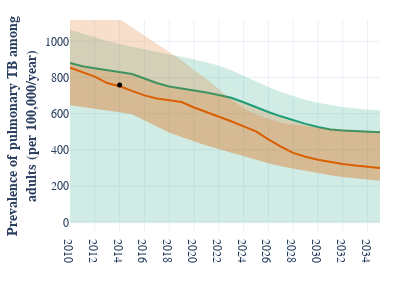

Notebook code for this chart:
### Code cell
from tb_incubator.plotting import overlay_plots

epi_plots = {}
indicators = ['notification', 'adults_prevalence_pulmonary', 'incidence', 'mortality']

for file in file_suffixes:
    epi_plots[file] = {}  
    for indicator in indicators:
        epi_plots[file][indicator] = plot_output_ranges(
            quantile_outputs[file], targets, 
            [f'{indicator}'], 1, 2010, 2035, 2013, show_legend=False, show_title=False, show_target_data=False
        )
        
notif_none = epi_plots[f'no_extensions_{file_id}']['adults_prevalence_pulmonary']
notif_none_xpert = epi_plots[f'no_cdr_{file_id}']['adults_prevalence_pulmonary']
notif_notif = epi_plots[f'cdr_notif_noxpert_{file_id}']['adults_prevalence_pulmonary']
notif_notif_xpert = epi_plots[f'cdr_notif_{file_id}']['adults_prevalence_pulmonary']
notif_detect = epi_plots[f'cdr_detect_noxpert_{file_id}']['adults_prevalence_pulmonary']
notif_detect_xpert = epi_plots[f'cdr_detect_{file_id}']['adults_prevalence_pulmonary']

fig1 = overlay_plots([notif_none, notif_none_xpert], colors=None, title=None, yaxis_title=None, update_layout=False, show_legend=True, 
              plot_names=["Without Xpert improvement", "With Xpert improvement"],
              legend_position="bottom-right")

fig2 = overlay_plots([notif_notif, notif_notif_xpert], colors=None, title=None, yaxis_title=None, update_layout=False, show_legend=False, 
              plot_names=["Without Xpert improvement", "With Xpert improvement"],
              legend_position="bottom-right")

fig3 = overlay_plots([notif_detect, notif_detect_xpert], colors=None, title=None, yaxis_title=None, update_layout=False, show_legend=False, 
              plot_names=["Without Xpert improvement", "With Xpert improvement"],
              legend_position="bottom-right")

fig1.add_trace(
    go.Scatter(
        x=targets['adults_prevalence_pulmonary_target'].index,
        y=targets['adults_prevalence_pulmonary_target'].values,
        mode="markers",
        marker=dict(size=5, color='black'),
        name="Pulmonary TB prevalence in adults (2013-2014 National Prevalence Survey)",
        legendgroup="Target",
    )
)
fig2.add_trace(
    go.Scatter(
        x=targets['adults_prevalence_pulmonary_target'].index,
        y=targets['adults_prevalence_pulmonary_target'].values,
        mode="markers",
        marker=dict(size=5, color='black'),
        name="Pulmonary TB prevalence in adults (2013-2014 National Prevalence Survey)",
        legendgroup="Target",
    )
)
fig3.add_trace(
    go.Scatter(
        x=targets['adults_prevalence_pulmonary_target'].index,
        y=targets['adults_prevalence_pulmonary_target'].values,
        mode="markers",
        marker=dict(size=5, color='black'),
        name="Pulmonary TB prevalence in adults (2013-2014 National Prevalence Survey)",
        legendgroup="Target",
    )
)


#fig.write_image(image_path / f'xpert_compare.png', width=600, height=400,scale=3)

### Figure 1 — Plotly figure (JSON) as saved in the notebook; plotly's stock layout.template omitted (floating-point values rounded to 4 significant figures)
{"data": [{"fill": "tonexty", "fillcolor": "rgba(27,158,119,0.2)", "line": {"color": "rgb(27,158,119)", "width": 0}, "marker": {"color": "rgb(27,158,119)"}, "mode": "lines", "name": "0.025", "showlegend": false, "type": "scatter", "x": [2010, 2011, 2012, 2013, 2014, 2015, 2016, 2017, 2018, 2019, 2020, 2021, 2022, 2023, 2024, 2025, 2026, 2027, 2028, 2029, 2030, 2031, 2032, 2033, 2034, 2035], "xaxis": "x", "y": [692.4, 681.7, 670.6, 649.5, 620.5, 594.7, 570.3, 547.3, 527.0, 508.2, 489.8, 475.9, 460.9, 442.1, 421.5, 397.6, 376.2, 357.7, 342.1, 329.1, 318.3, 309.4, 302.0, 295.8, 290.7, 286.3], "yaxis": "y"}, {"fill": "tonexty", "fillcolor": "rgba(27,158,119,0.2)", "line": {"color": "rgb(27,158,119)", "width": 0}, "marker": {"color": "rgb(27,158,119)"}, "mode": "lines", "name": "0.25", "showlegend": false, "type": "scatter", "x": [2010, 2011, 2012, 2013, 2014, 2015, 2016, 2017, 2018, 2019, 2020, 2021, 2022, 2023, 2024, 2025, 2026, 2027, 2028, 2029, 2030, 2031, 2032, 2033, 2034, 2035], "xaxis": "x", "y": [806.4, 794.5, 773.6, 750.5, 728.5, 708.1, 688.1, 669.7, 653.7, 639.2, 614.9, 590.9, 570.8, 555.0, 537.1, 518.6, 500.8, 484.3, 469.4, 456.0, 444.3, 434.0, 423.6, 412.9, 403.5, 395.2], "yaxis": "y"}, {"fill": "tonexty", "fillcolor": "rgba(27,158,119,0.2)", "line": {"color": "rgb(27,158,119)", "width": 0}, "marker": {"color": "rgb(27,158,119)"}, "mode": "lines", "name": "0.5", "showlegend": false, "type": "scatter", "x": [2010, 2011, 2012, 2013, 2014, 2015, 2016, 2017, 2018, 2019, 2020, 2021, 2022, 2023, 2024, 2025, 2026, 2027, 2028, 2029, 2030, 2031, 2032, 2033, 2034, 2035], "xaxis": "x", "y": [880.7, 861.8, 851.3, 840.6, 830.3, 818.9, 794.4, 769.9, 750.1, 740.4, 729.2, 716.9, 703.7, 688.6, 663.2, 635.8, 609.8, 585.7, 563.7, 544.0, 526.5, 513.1, 507.9, 503.7, 500.4, 497.9], "yaxis": "y"}, {"fill": "tonexty", "fillcolor": "rgba(27,158,119,0.2)", "line": {"color": "rgb(27,158,119)", "width": 0}, "marker": {"color": "rgb(27,158,119)"}, "mode": "lines", "name": "0.75", "showlegend": false, "type": "scatter", "x": [2010, 2011, 2012, 2013, 2014, 2015, 2016, 2017, 2018, 2019, 2020, 2021, 2022, 2023, 2024, 2025, 2026, 2027, 2028, 2029, 2030, 2031, 2032, 2033, 2034, 2035], "xaxis": "x", "y": [946.3, 929.6, 913.8, 897.7, 881.8, 863.9, 845.3, 826.6, 809.0, 791.6, 775.2, 764.7, 753.1, 738.0, 720.9, 703.0, 680.1, 658.5, 638.9, 621.3, 605.9, 592.7, 584.7, 578.1, 572.5, 567.9], "yaxis": "y"}, {"fill": "tonexty", "fillcolor": "rgba(27,158,119,0.2)", "line": {"color": "rgb(27,158,119)", "width": 0}, "marker": {"color": "rgb(27,158,119)"}, "mode": "lines", "name": "0.975", "showlegend": false, "type": "scatter", "x": [2010, 2011, 2012, 2013, 2014, 2015, 2016, 2017, 2018, 2019, 2020, 2021, 2022, 2023, 2024, 2025, 2026, 2027, 2028, 2029, 2030, 2031, 2032, 2033, 2034, 2035], "xaxis": "x", "y": [1064.0, 1043.0, 1021.0, 1001.0, 984.9, 969.7, 954.5, 940.1, 927.0, 914.3, 900.5, 884.5, 865.7, 840.0, 809.8, 777.9, 747.3, 719.6, 695.5, 675.7, 660.3, 647.7, 637.6, 629.5, 623.2, 618.3], "yaxis": "y"}, {"fillcolor": "rgba(27,158,119,0.2)", "line": {"color": "rgb(27,158,119)", "width": 2}, "marker": {"color": "rgb(27,158,119)"}, "mode": "lines", "name": "Without Xpert improvement", "showlegend": true, "type": "scatter", "x": [2010, 2011, 2012, 2013, 2014, 2015, 2016, 2017, 2018, 2019, 2020, 2021, 2022, 2023, 2024, 2025, 2026, 2027, 2028, 2029, 2030, 2031, 2032, 2033, 2034, 2035], "xaxis": "x", "y": [880.7, 861.8, 851.3, 840.6, 830.3, 818.9, 794.4, 769.9, 750.1, 740.4, 729.2, 716.9, 703.7, 688.6, 663.2, 635.8, 609.8, 585.7, 563.7, 544.0, 526.5, 513.1, 507.9, 503.7, 500.4, 497.9], "yaxis": "y"}, {"fill": "tonexty", "fillcolor": "rgba(217,95,2,0.2)", "line": {"color": "rgb(217,95,2)", "width": 0}, "marker": {"color": "rgb(217,95,2)"}, "mode": "lines", "name": "0.025", "showlegend": false, "type": "scatter", "x": [2010, 2011, 2012, 2013, 2014, 2015, 2016, 2017, 2018, 2019, 2020, 2021, 2022, 2023, 2024, 2025, 2026, 2027, 2028, 2029, 2030, 2031, 2032, 2033, 2034, 2035], "xaxis": "x", "y": [646.7, 638.0, 628.2, 618.1, 608.3, 597.3, 563.1, 526.1, 496.3, 471.2, 446.9, 425.2, 405.0, 384.4, 364.6, 346.8, 326.8, 310.5, 297.3, 284.7, 272.7, 260.6, 250.2, 241.9, 235.0, 229.4], "yaxis": "y"}, {"fill": "tonexty", "fillcolor": "rgba(217,95,2,0.2)", "line": {"color": "rgb(217,95,2)", "width": 0}, "marker": {"color": "rgb(217,95,2)"}, "mode": "lines", "name": "0.25", "showlegend": false, "type": "scatter", "x": [2010, 2011, 2012, 2013, 2014, 2015, 2016, 2017, 2018, 2019, 2020, 2021, 2022, 2023, 2024, 2025, 2026, 2027, 2028, 2029, 2030, 2031, 2032, 2033, 2034, 2035], "xaxis": "x", "y": [774.9, 761.4, 744.9, 727.3, 696.3, 685.5, 665.4, 642.7, 619.3, 603.1, 585.5, 561.8, 534.4, 498.8, 455.5, 418.2, 385.3, 359.3, 340.6, 325.0, 311.9, 301.0, 288.6, 278.4, 272.5, 268.3], "yaxis": "y"}, {"fill": "tonexty", "fillcolor": "rgba(217,95,2,0.2)", "line": {"color": "rgb(217,95,2)", "width": 0}, "marker": {"color": "rgb(217,95,2)"}, "mode": "lines", "name": "0.5", "showlegend": false, "type": "scatter", "x": [2010, 2011, 2012, 2013, 2014, 2015, 2016, 2017, 2018, 2019, 2020, 2021, 2022, 2023, 2024, 2025, 2026, 2027, 2028, 2029, 2030, 2031, 2032, 2033, 2034, 2035], "xaxis": "x", "y": [854.9, 831.3, 805.2, 769.2, 751.8, 726.2, 701.3, 683.8, 676.3, 664.9, 634.3, 609.2, 585.7, 558.6, 530.1, 502.5, 458.3, 417.8, 383.7, 362.8, 346.3, 333.1, 322.4, 313.7, 306.5, 300.4], "yaxis": "y"}, {"fill": "tonexty", "fillcolor": "rgba(217,95,2,0.2)", "line": {"color": "rgb(217,95,2)", "width": 0}, "marker": {"color": "rgb(217,95,2)"}, "mode": "lines", "name": "0.75", "showlegend": false, "type": "scatter", "x": [2010, 2011, 2012, 2013, 2014, 2015, 2016, 2017, 2018, 2019, 2020, 2021, 2022, 2023, 2024, 2025, 2026, 2027, 2028, 2029, 2030, 2031, 2032, 2033, 2034, 2035], "xaxis": "x", "y": [932.5, 919.0, 875.8, 855.6, 832.0, 806.0, 777.4, 745.9, 713.9, 683.9, 655.2, 635.7, 617.9, 598.5, 558.9, 513.6, 483.3, 461.7, 443.3, 427.8, 412.2, 399.0, 390.4, 383.3, 377.6, 372.9], "yaxis": "y"}, {"fill": "tonexty", "fillcolor": "rgba(217,95,2,0.2)", "line": {"color": "rgb(217,95,2)", "width": 0}, "marker": {"color": "rgb(217,95,2)"}, "mode": "lines", "name": "0.975", "showlegend": false, "type": "scatter", "x": [2010, 2011, 2012, 2013, 2014, 2015, 2016, 2017, 2018, 2019, 2020, 2021, 2022, 2023, 2024, 2025, 2026, 2027, 2028, 2029, 2030, 2031, 2032, 2033, 2034, 2035], "xaxis": "x", "y": [1327.0, 1258.0, 1215.0, 1170.0, 1124.0, 1078.0, 1032.0, 986.7, 942.5, 894.9, 842.1, 793.5, 736.9, 678.6, 630.5, 596.9, 572.5, 550.8, 540.3, 531.6, 524.4, 518.5, 513.7, 509.8, 506.6, 504.0], "yaxis": "y"}, {"fillcolor": "rgba(217,95,2,0.2)", "line": {"color": "rgb(217,95,2)", "width": 2}, "marker": {"color": "rgb(217,95,2)"}, "mode": "lines", "name": "With Xpert improvement", "showlegend": true, "type": "scatter", "x": [2010, 2011, 2012, 2013, 2014, 2015, 2016, 2017, 2018, 2019, 2020, 2021, 2022, 2023, 2024, 2025, 2026, 2027, 2028, 2029, 2030, 2031, 2032, 2033, 2034, 2035], "xaxis": "x", "y": [854.9, 831.3, 805.2, 769.2, 751.8, 726.2, 701.3, 683.8, 676.3, 664.9, 634.3, 609.2, 585.7, 558.6, 530.1, 502.5, 458.3, 417.8, 383.7, 362.8, 346.3, 333.1, 322.4, 313.7, 306.5, 300.4], "yaxis": "y"}, {"legendgroup": "Target", "marker": {"color": "black", "size": 5}, "mode": "markers", "name": "Pulmonary TB prevalence in adults (2013-2014 National Prevalence Survey)", "type": "scatter", "x": [2014], "y": [759.1]}], "layout": {"font": {"family": "Space Grotesk"}, "height": 300, "legend": {"bgcolor": "rgba(255,255,255,0.8)", "bordercolor": "rgba(0,0,0,0.2)", "borderwidth": 1, "x": 0.98, "xanchor": "right", "y": 0.025, "yanchor": "bottom"}, "margin": {"b": 20, "l": 20, "r": 20, "t": 20}, "showlegend": false, "title": {"font": {"family": "Space Grotesk"}}, "width": 400, "xaxis": {"anchor": "y", "domain": [0, 1], "dtick": 2, "range": [2010, 2035], "tick0": 2010, "tickmode": "linear", "title": {"text": ""}}, "yaxis": {"anchor": "x", "automargin": true, "domain": [0, 1], "range": [-53.22, 1118.0], "title": {"font": {"size": 14}, "standoff": 5, "text": "<b>Prevalence of pulmonary TB among<br>adults (per 100,000/year)</b>"}}}}
